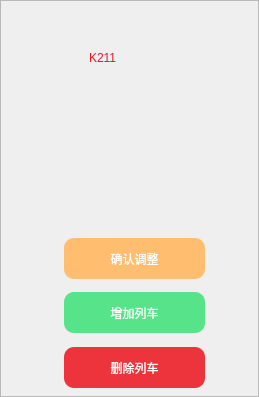
                  <widget class="QFrame" name="frame_14">
                   <property name="frameShape">
                    <enum>QFrame::StyledPanel</enum>
                   </property>
                   <property name="frameShadow">
                    <enum>QFrame::Raised</enum>
                   </property>
                   <widget class="QPushButton" name="pushButton_12">
                    <property name="geometry">
                     <rect>
                      <x>19</x>
                      <y>96</y>
                      <width>231</width>
                      <height>111</height>
                     </rect>
                    </property>
                    <property name="styleSheet">
                     <string notr="true">QPushButton{
	border:none;
	background-color: rgba(255, 255, 255,0);
}</string>
                    </property>
                    <property name="text">
                     <string/>
                    </property>
                    <property name="icon">
                     <iconset resource="svg.qrc">
                      <normaloff>:/src/ICONS/exchange.svg</normaloff>:/src/ICONS/exchange.svg</iconset>
                    </property>
                    <property name="iconSize">
                     <size>
                      <width>100</width>
                      <height>100</height>
                     </size>
                    </property>
                   </widget>
                   <widget class="QPushButton" name="Button_modify_enter">
                    <property name="geometry">
                     <rect>
                      <x>64</x>
                      <y>238</y>
                      <width>141</width>
                      <height>41</height>
                     </rect>
                    </property>
                    <property name="styleSheet">
                     <string notr="true">QPushButton{
	border-radius:10px;
	background-color: rgb(255, 190, 111);
	color: rgb(255, 255, 255);
	
	font: 16pt &quot;Noto Sans Brahmi&quot;;
}
QPushButton:pressed{
	padding-top:3px;
	padding-left:3px;
}</string>
                    </property>
                    <property name="text">
                     <string>确认调整</string>
                    </property>
                   </widget>
                   <widget class="QLabel" name="label_trainid">
                    <property name="geometry">
                     <rect>
                      <x>89</x>
                      <y>22</y>
                      <width>161</width>
                      <height>71</height>
                     </rect>
                    </property>
                    <property name="styleSheet">
                     <string notr="true">QLabel{
	font: 30pt &quot;Noto Sans Brahmi&quot;;
	color: rgb(224, 27, 36);
}</string>
                    </property>
                    <property name="text">
                     <string>K211</string>
                    </property>
                   </widget>
                   <widget class="QPushButton" name="Button_modify_add">
                    <property name="geometry">
                     <rect>
                      <x>64</x>
                      <y>292</y>
                      <width>141</width>
                      <height>41</height>
                     </rect>
                    </property>
                    <property name="styleSheet">
                     <string notr="true">QPushButton{
	border-radius:10px;
	
	background-color: rgb(87, 227, 137);
	color: rgb(255, 255, 255);
	
	font: 16pt &quot;Noto Sans Brahmi&quot;;
}
QPushButton:pressed{
	padding-top:3px;
	padding-left:3px;
}</string>
                    </property>
                    <property name="text">
                     <string>增加列车</string>
                    </property>
                   </widget>
                   <widget class="QPushButton" name="Button_modify_delete">
                    <property name="geometry">
                     <rect>
                      <x>64</x>
                      <y>347</y>
                      <width>141</width>
                      <height>41</height>
                     </rect>
                    </property>
                    <property name="styleSheet">
                     <string notr="true">QPushButton{
	border-radius:10px;
	background-color: rgb(237, 51, 59);
	color: rgb(255, 255, 255);
	
	font: 16pt &quot;Noto Sans Brahmi&quot;;
}
QPushButton:pressed{
	padding-top:3px;
	padding-left:3px;
}</string>
                    </property>
                    <property name="text">
                     <string>删除列车</string>
                    </property>
                   </widget>
                  </widget>
